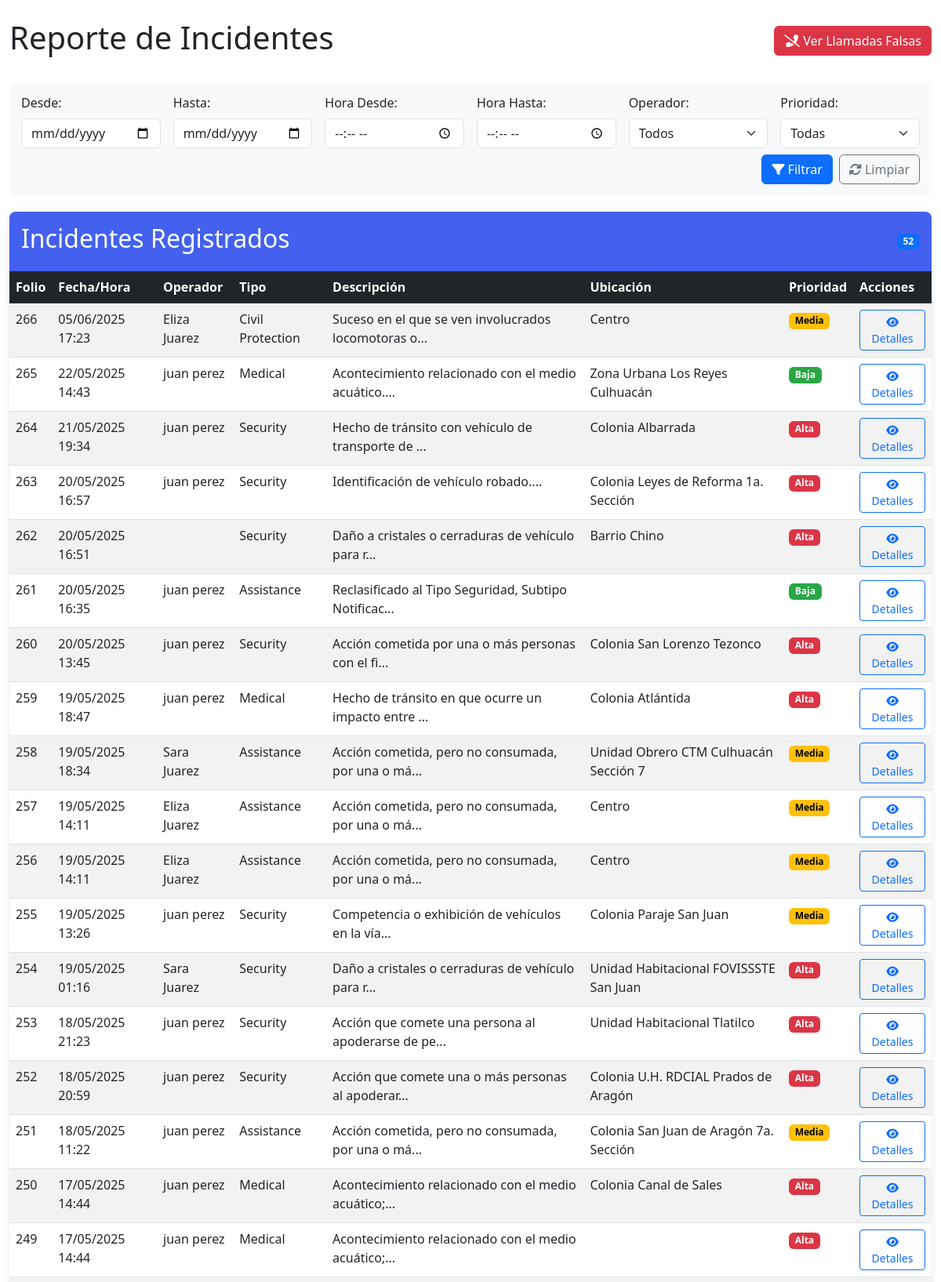
The app's page /supervisorOp/incidents_report.php (signed in, upper part) with its own data.
### tables this page shows
CREATE TABLE `incidentes` (
  `folio_incidente` int(11) NOT NULL AUTO_INCREMENT,
  `quepaso` varchar(255) NOT NULL,
  `tipo_auxilio` varchar(50) NOT NULL,
  `hora_incidente` time NOT NULL,
  `fecha_incidente` datetime NOT NULL,
  `fecha_actualizacion` datetime DEFAULT NULL,
  `num_personas` int(11) NOT NULL,
  `latitud` decimal(10,8) DEFAULT NULL,
  `longitud` decimal(11,8) DEFAULT NULL,
  `telefono` varchar(20) NOT NULL,
  `id_usuario_reporta` int(11) DEFAULT NULL,
  `clasificacion` varchar(20) DEFAULT NULL,
  `prioridad` enum('Alta','Media','Baja') DEFAULT 'Media',
  `id_unidad_asignada` int(11) DEFAULT NULL,
  `colonia` varchar(255) DEFAULT NULL,
  `localidad` varchar(255) DEFAULT NULL,
  `municipio` varchar(255) DEFAULT NULL,
  `id_emergency_type` varchar(10) DEFAULT NULL,
  `id_llamada` int(11) DEFAULT NULL,
  `hora` time DEFAULT NULL,
  `hora_edicion` time DEFAULT NULL,
  `nombre_completo` varchar(30) DEFAULT NULL,
  `detalle` text DEFAULT NULL,
  `objetos_involucrados` varchar(40) DEFAULT NULL,
  `tipo_telefono` enum('Local','Celular','Publico') DEFAULT NULL,
  `referencia_lugar` text DEFAULT NULL,
  `id_despachador_asignado` int(11) NOT NULL,
  PRIMARY KEY (`folio_incidente`),
  KEY `id_usuario_reporta` (`id_usuario_reporta`),
  KEY `id_unidad_asignada` (`id_unidad_asignada`),
  KEY `id_emergency_type` (`id_emergency_type`),
  KEY `fk_incidente_llamada` (`id_llamada`),
  KEY `fk_despachador_asignado` (`id_despachador_asignado`),
  CONSTRAINT `fk_despachador_asignado` FOREIGN KEY (`id_despachador_asignado`) REFERENCES `usuarios` (`id_usuario`) ON UPDATE CASCADE,
  CONSTRAINT `fk_incidente_llamada` FOREIGN KEY (`id_llamada`) REFERENCES `llamadas` (`id_llamada`) ON DELETE SET NULL ON UPDATE CASCADE,
  CONSTRAINT `incidentes_ibfk_1` FOREIGN KEY (`id_usuario_reporta`) REFERENCES `usuarios` (`id_usuario`) ON DELETE SET NULL,
  CONSTRAINT `incidentes_ibfk_2` FOREIGN KEY (`id_unidad_asignada`) REFERENCES `unidades` (`id_unidad`) ON DELETE SET NULL,
  CONSTRAINT `incidentes_ibfk_3` FOREIGN KEY (`id_emergency_type`) REFERENCES `EmergencyTypes` (`code`)
);

### supervisorOp/incidents_report.php (the view, shortened to what this page needs)
<?php
require_once '../db.php';
function fetchData($pdo, $query, $params = []) {
    try {
        $stmt = $pdo->prepare($query);
        $stmt->execute($params);
        return $stmt->fetchAll(PDO::FETCH_ASSOC);
    } catch (PDOException $e) {
        die("Query failed: " . $e->getMessage());
    }
}
?>
<!DOCTYPE html>
<html lang="es">
<head>
    <link href="https://cdn.jsdelivr.net/npm/bootstrap@5.3.0/dist/css/bootstrap.min.css" rel="stylesheet">
    <link rel="stylesheet" href="https://cdnjs.cloudflare.com/ajax/libs/font-awesome/6.0.0/css/all.min.css">
</head>
<body>
    <div class="container-fluid py-4">
        <div class="d-flex justify-content-between align-items-center mb-4">
            <h1>Reporte de Incidentes</h1>
            <a href="prank_calls_report.php" class="btn btn-danger">
                <i class="fas fa-phone-slash"></i> Ver Llamadas Falsas
            </a>
        </div>
        <div class="filter-section">
            <form method="get" class="row g-3">
                <div class="col-md-2">
                    <label for="date_from" class="form-label">Desde:</label>
                    <input type="date" class="form-control" id="date_from" name="date_from"
                           value="<?= $_GET['date_from'] ?? '' ?>">
                </div>
                <div class="col-md-2">
                    <label for="date_to" class="form-label">Hasta:</label>
                    <input type="date" class="form-control" id="date_to" name="date_to"
                           value="<?= $_GET['date_to'] ?? '' ?>">
                </div>
                <div class="col-md-2">
                    <label for="hour_from" class="form-label">Hora Desde:</label>
                    <input type="time" class="form-control" id="hour_from" name="hour_from"
                           value="<?= $_GET['hour_from'] ?? '' ?>">
                </div>
                <div class="col-md-2">
                    <label for="hour_to" class="form-label">Hora Hasta:</label>
                    <input type="time" class="form-control" id="hour_to" name="hour_to"
                           value="<?= $_GET['hour_to'] ?? '' ?>">
                </div>
                <div class="col-md-2">
                    <label for="operator" class="form-label">Operador:</label>
                    <select class="form-select" id="operator" name="operator">
                        <option value="">Todos</option>
                    </select>
                </div>
                <div class="col-md-2">
                    <label for="priority" class="form-label">Prioridad:</label>
                    <select class="form-select" id="priority" name="priority">
                        <option value="">Todas</option>
                    </select>
                </div>
                <div class="col-md-12 d-flex justify-content-end mt-2">
                    <button type="submit" class="btn btn-primary me-2">
                        <i class="fas fa-filter"></i> Filtrar
                    </button>
                    <a href="incidents_report.php" class="btn btn-outline-secondary">
                        <i class="fas fa-sync-alt"></i> Limpiar
                    </a>
                </div>
            </form>
        </div>
        <div class="table-container">
            <div class="table-header d-flex justify-content-between align-items-center">
                <h2>Incidentes Registrados</h2>
                <span class="badge bg-primary">
                    <?php
                    $countQuery = "SELECT COUNT(*) FROM incidentes i";
                    $countParams = [];
                    $count = $pdo->prepare($countQuery);
                    $count->execute($countParams);
                    echo $count->fetchColumn();
                    ?>
                </span>
            </div>
            <div class="table-responsive">
                <table class="table table-striped table-hover">
                    <thead class="table-dark">
                        <tr>
                            <th>Folio</th>
                            <th>Fecha/Hora</th>
                            <th>Operador</th>
                            <th>Tipo</th>
                            <th>Descripción</th>
                            <th>Ubicación</th>
                            <th>Prioridad</th>
                            <th>Acciones</th>
                        </tr>
                    </thead>
                    <tbody>
                        <?php
                        $query = "SELECT i.*,
                                 CONCAT(u.nombre, ' ', u.apellido) as reportador_nombre,
                                 CONCAT(op.nombre, ' ', op.apellido) as operador_nombre,
                                 et.name as tipo_emergencia,
                                 et.priority as prioridad_defecto,
                                 l.id_operador
                                 FROM incidentes i
                                 LEFT JOIN usuarios u ON i.id_usuario_reporta = u.id_usuario
                                 LEFT JOIN EmergencyTypes et ON i.id_emergency_type = et.code
                                 LEFT JOIN llamadas l ON i.id_llamada = l.id_llamada
                                 LEFT JOIN usuarios op ON l.id_operador = op.id_usuario";
                        $params = [];
                        $query .= " ORDER BY i.fecha_incidente DESC LIMIT 100";
                        $incidents = fetchData($pdo, $query, $params);
                        foreach ($incidents as $incident) {
                            $priority = $incident['prioridad'] ?: $incident['prioridad_defecto'];
                            $priorityClass = match($priority) {
                                'Alta' => 'high',
                                'Media' => 'medium',
                                'Baja' => 'low',
                                default => 'secondary'
                            };
                            echo "<tr>
                                <td>{$incident['folio_incidente']}</td>
                                <td>" . date('d/m/Y H:i', strtotime($incident['fecha_incidente'])) . "</td>
                                <td>{$incident['operador_nombre']}</td>
                                <td>{$incident['tipo_auxilio']}</td>
                                <td>" . substr($incident['quepaso'], 0, 50) . "...</td>
                                <td>{$incident['colonia']}</td>
                                <td><span class='badge badge-$priorityClass'>$priority</span></td>
                                <td>
                                    <a href='detalle_incidente.php?id={$incident['folio_incidente']}' class='btn btn-sm btn-outline-primary'>
        <i class='fas fa-eye'></i> Detalles
    </a>
</td>
                            </tr>";
                        }
                        ?>
                    </tbody>
                </table>
            </div>
        </div>
    </div>
</body>
</html>

### supervisorOp/incidents_report.php (style rules this page uses)
.table-container { margin-bottom: 50px; box-shadow: 0 0 10px rgba(0,0,0,0.1); border-radius: 8px; overflow: hidden; }
.table-header { background-color: #4361ee; color: white; padding: 15px; }
.filter-section { background-color: #f8f9fa; padding: 15px; margin-bottom: 20px; border-radius: 8px; }
.badge-high { background-color: #dc3545; }
.badge-medium { background-color: #ffc107; color: #000; }
.badge-low { background-color: #28a745; }

### records on screen
incidentes: folio_incidente "266", fecha_incidente "05/06/2025 17:23", operador_nombre "Eliza Juarez", tipo_auxilio "Civil Protection", quepaso "Suceso en el que se ven involucrados locomotoras o", colonia "Centro", prioridad "Media"
incidentes: folio_incidente "265", fecha_incidente "22/05/2025 14:43", operador_nombre "juan perez", tipo_auxilio "Medical", quepaso "Acontecimiento relacionado con el medio acuático.", colonia "Zona Urbana Los Reyes Culhuacán", prioridad "Baja"
incidentes: folio_incidente "264", fecha_incidente "21/05/2025 19:34", operador_nombre "juan perez", tipo_auxilio "Security", quepaso "Hecho de tránsito con vehículo de transporte de", colonia "Colonia Albarrada", prioridad "Alta"
incidentes: folio_incidente "263", fecha_incidente "20/05/2025 16:57", operador_nombre "juan perez", tipo_auxilio "Security", quepaso "Identificación de vehículo robado.", colonia "Colonia Leyes de Reforma 1a. Sección", prioridad "Alta"
incidentes: folio_incidente "262", fecha_incidente "20/05/2025 16:51", tipo_auxilio "Security", quepaso "Daño a cristales o cerraduras de vehículo para r", colonia "Barrio Chino", prioridad "Alta"
incidentes: folio_incidente "261", fecha_incidente "20/05/2025 16:35", operador_nombre "juan perez", tipo_auxilio "Assistance", quepaso "Reclasificado al Tipo Seguridad, Subtipo Notificac", prioridad "Baja"
incidentes: folio_incidente "260", fecha_incidente "20/05/2025 13:45", operador_nombre "juan perez", tipo_auxilio "Security", quepaso "Acción cometida por una o más personas con el fi", colonia "Colonia San Lorenzo Tezonco", prioridad "Alta"
incidentes: folio_incidente "259", fecha_incidente "19/05/2025 18:47", operador_nombre "juan perez", tipo_auxilio "Medical", quepaso "Hecho de tránsito en que ocurre un impacto entre", colonia "Colonia Atlántida", prioridad "Alta"
incidentes: folio_incidente "258", fecha_incidente "19/05/2025 18:34", operador_nombre "Sara Juarez", tipo_auxilio "Assistance", quepaso "Acción cometida, pero no consumada, por una o má", colonia "Unidad Obrero CTM Culhuacán Sección 7", prioridad "Media"
incidentes: folio_incidente "257", fecha_incidente "19/05/2025 14:11", operador_nombre "Eliza Juarez", tipo_auxilio "Assistance", quepaso "Acción cometida, pero no consumada, por una o má", colonia "Centro", prioridad "Media"
incidentes: folio_incidente "256", fecha_incidente "19/05/2025 14:11", operador_nombre "Eliza Juarez", tipo_auxilio "Assistance", quepaso "Acción cometida, pero no consumada, por una o má", colonia "Centro", prioridad "Media"
incidentes: folio_incidente "255", fecha_incidente "19/05/2025 13:26", operador_nombre "juan perez", tipo_auxilio "Security", quepaso "Competencia o exhibición de vehículos en la vía", colonia "Colonia Paraje San Juan", prioridad "Media"
incidentes: folio_incidente "254", fecha_incidente "19/05/2025 01:16", operador_nombre "Sara Juarez", tipo_auxilio "Security", quepaso "Daño a cristales o cerraduras de vehículo para r", colonia "Unidad Habitacional FOVISSSTE San Juan", prioridad "Alta"
incidentes: folio_incidente "253", fecha_incidente "18/05/2025 21:23", operador_nombre "juan perez", tipo_auxilio "Security", quepaso "Acción que comete una persona al apoderarse de pe", colonia "Unidad Habitacional Tlatilco", prioridad "Alta"
incidentes: folio_incidente "252", fecha_incidente "18/05/2025 20:59", operador_nombre "juan perez", tipo_auxilio "Security", quepaso "Acción que comete una o más personas al apoderar", colonia "Colonia U.H. RDCIAL Prados de Aragón", prioridad "Alta"
incidentes: folio_incidente "251", fecha_incidente "18/05/2025 11:22", operador_nombre "juan perez", tipo_auxilio "Assistance", quepaso "Acción cometida, pero no consumada, por una o má", colonia "Colonia San Juan de Aragón 7a. Sección", prioridad "Media"
incidentes: folio_incidente "250", fecha_incidente "17/05/2025 14:44", operador_nombre "juan perez", tipo_auxilio "Medical", quepaso "Acontecimiento relacionado con el medio acuático;", colonia "Colonia Canal de Sales", prioridad "Alta"
incidentes: folio_incidente "249", fecha_incidente "17/05/2025 14:44", operador_nombre "juan perez", tipo_auxilio "Medical", quepaso "Acontecimiento relacionado con el medio acuático;", prioridad "Alta"

### other values on screen
$count->fetchColumn() "52"
